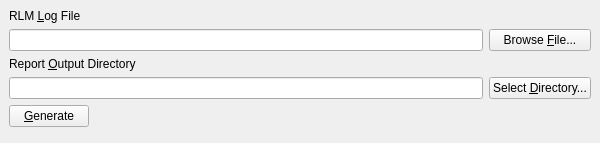
<?xml version="1.0" encoding="UTF-8"?>
<ui version="4.0">
 <class>RLMLogReader</class>
 <widget class="QMainWindow" name="RLMLogReader">
  <property name="geometry">
   <rect>
    <x>0</x>
    <y>0</y>
    <width>600</width>
    <height>143</height>
   </rect>
  </property>
  <property name="windowTitle">
   <string>RLM Log Reader</string>
  </property>
  <widget class="QWidget" name="centralwidget">
   <layout class="QGridLayout" name="gridLayout_2">
    <item row="1" column="0" colspan="2">
     <widget class="QLineEdit" name="inputTextField"/>
    </item>
    <item row="4" column="0">
     <widget class="QPushButton" name="generateButton">
      <property name="text">
       <string>&amp;Generate</string>
      </property>
     </widget>
    </item>
    <item row="3" column="2">
     <widget class="QPushButton" name="saveButton">
      <property name="text">
       <string>Select &amp;Directory...</string>
      </property>
     </widget>
    </item>
    <item row="1" column="2">
     <widget class="QPushButton" name="openButton">
      <property name="text">
       <string>Browse &amp;File...</string>
      </property>
     </widget>
    </item>
    <item row="2" column="0" colspan="2">
     <widget class="QLabel" name="outputLabel">
      <property name="text">
       <string>Report &amp;Output Directory</string>
      </property>
      <property name="buddy">
       <cstring>outputTextField</cstring>
      </property>
     </widget>
    </item>
    <item row="3" column="0" colspan="2">
     <widget class="QLineEdit" name="outputTextField"/>
    </item>
    <item row="5" column="0">
     <spacer name="verticalSpacer">
      <property name="orientation">
       <enum>Qt::Vertical</enum>
      </property>
      <property name="sizeHint" stdset="0">
       <size>
        <width>20</width>
        <height>40</height>
       </size>
      </property>
     </spacer>
    </item>
    <item row="4" column="1">
     <spacer name="horizontalSpacer">
      <property name="orientation">
       <enum>Qt::Horizontal</enum>
      </property>
      <property name="sizeHint" stdset="0">
       <size>
        <width>40</width>
        <height>20</height>
       </size>
      </property>
     </spacer>
    </item>
    <item row="0" column="0" colspan="2">
     <widget class="QLabel" name="inputLabel">
      <property name="text">
       <string>RLM &amp;Log File</string>
      </property>
      <property name="buddy">
       <cstring>inputTextField</cstring>
      </property>
     </widget>
    </item>
   </layout>
  </widget>
  <action name="actionReset_All_Settings">
   <property name="text">
    <string>Reset All Settings</string>
   </property>
  </action>
  <action name="actionOpen">
   <property name="text">
    <string>Open...</string>
   </property>
  </action>
 </widget>
 <tabstops>
  <tabstop>inputTextField</tabstop>
  <tabstop>openButton</tabstop>
  <tabstop>outputTextField</tabstop>
  <tabstop>saveButton</tabstop>
  <tabstop>generateButton</tabstop>
 </tabstops>
 <resources/>
 <connections/>
</ui>
